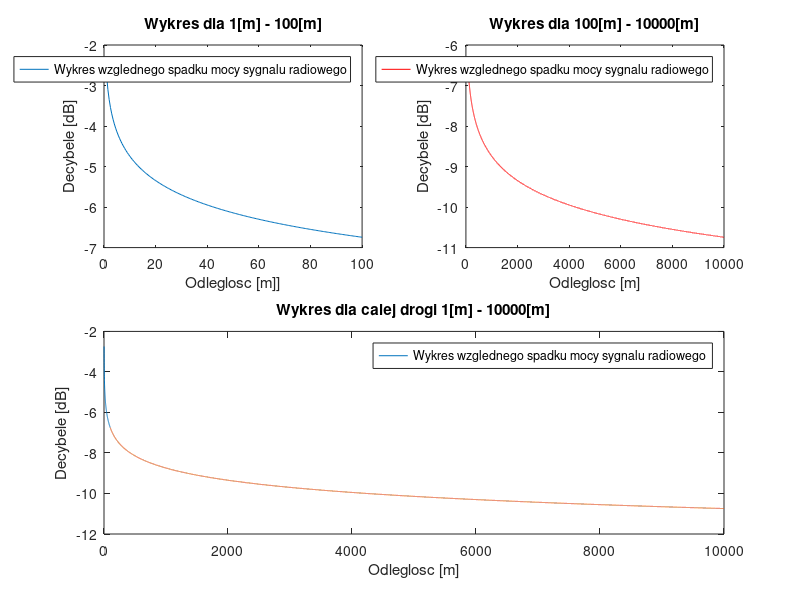

Write MATLAB code to recreate this figure.
 %% Czyszczenie
 clc;
 clear;
 clf;
 
 

%% dane 

GT = 1.6; 
GR = GT;    
f = 900*10^6; %MHz
c = 3*10^8;   %m/s
Lampda = c/f;
d1 = 1:0.5:100;
d2 = 100:0.5:10000;

%% Petla do odleglosci 1m-100m

for D = 1:d1
    
MocOdbNad=GT*GR*((Lampda./(4*pi*d1)).^2);

A = log10(MocOdbNad);

subplot(2,2,1);
plot(d1,A)
xlabel('Odleglosc [m]]');
ylabel('Decybele [dB]');
title('Wykres dla 1[m] - 100[m]');
legend('Wykres wzglednego spadku mocy sygnalu radiowego');

end

%% Petla dla odleglosci 100m-10000m

for D = 1:d2
    
MocOdbNad2=GT*GR*((Lampda./(4*pi*d2)).^2);

B = log10(MocOdbNad2);
subplot(2,2,2);
plot(d2,B,'r');
title('Wykres dla 100[m] - 10000[m]');
xlabel('Odleglosc [m]');
ylabel('Decybele [dB]');
legend('Wykres wzglednego spadku mocy sygnalu radiowego');


end


%% Wykres po??czony dla obu d?ugo?ci 1-100, 100-10000

subplot(2,2,[3,4]);
plot(d1,A,d2,B);
title('Wykres dla calej drogi 1[m] - 10000[m]')
xlabel('Odleglosc [m]');
ylabel('Decybele [dB]');
legend('Wykres wzglednego spadku mocy sygnalu radiowego ');
















